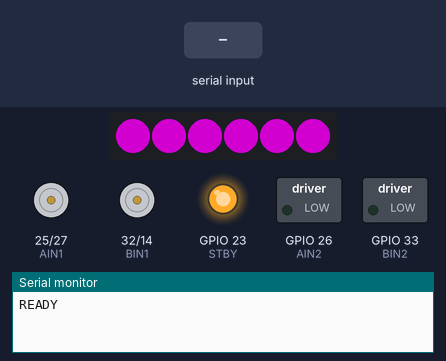
A sketch run on a simulated ESP32. Shown: 6 RGB LEDs in strip order, left to right, direction and speed pins drawn as motors (green arrow = direction pin HIGH = forward, orange = LOW = backward, longer = more drive, stopped while the standby pin is LOW), switched loads named in the sketch (green lamp = pin HIGH), output pins drawn as LEDs (lit = HIGH), the last lines printed to the serial monitor. The inputs (shaded band) are chosen by the test bench. Dim RGB values are drawn brighter than linear.

Above: at 1.2 s.
1.3 s: "EMO:90\n" received over Serial
At 2.0 s:
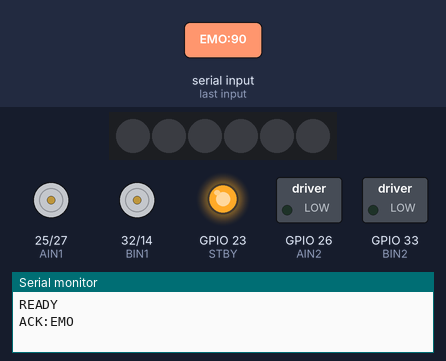
2.8 s: "SPIN:90\n" received over Serial
At 4.0 s:
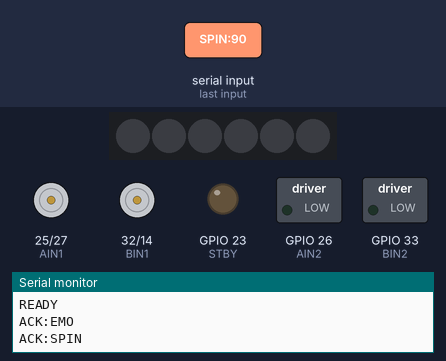
Timing chart, 0 to 5.8 s (numbered marks = the images above; inputs shaded):
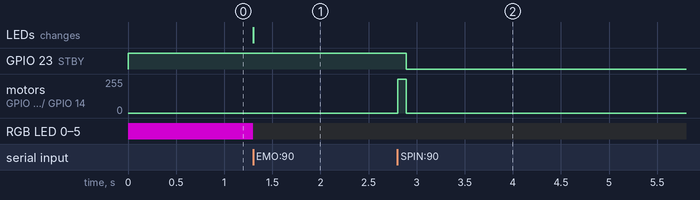

Measured:
- after the input at 1.3 s, RGB LED 0–5: RGB(120, 0, 120) → off at once; the LEDs: change at once (image 1)
- after the input at 2.8 s, GPIO 23 (STBY): HIGH → LOW after 0.09 s; motor on GPIO 25 (AIN1) / GPIO 27 (PWMA), motor on GPIO 32 (BIN1) / GPIO 14 (PWMB): stopped → forward 255/255 at once, → stopped 0.09 s later

The sketch:

esp32.ino
```cpp
#include <Adafruit_NeoPixel.h>

// ---- Pins (your wiring)
const int STBY = 23;
const int AIN1 = 25, AIN2 = 26, PWMA = 27;   // Left/M1
const int BIN1 = 32, BIN2 = 33, PWMB = 14;   // Right/M2
const int LED_PIN = 18;
const int NUM_LEDS = 6;

// ---- LED strip
Adafruit_NeoPixel strip(NUM_LEDS, LED_PIN, NEO_GRB + NEO_KHZ800);

// ---- PWM for TB6612 (quiet)
const int PWM_FREQ = 20000;   // 20 kHz
const int PWM_RES  = 8;       // 0..255
const int CH_LEFT  = 0;
const int CH_RIGHT = 1;

void setEmotion(const String& e) {
  uint32_t c = strip.Color(0,0,0);
  if (e=="HAPPY")      c = strip.Color(0,150,40);
  else if (e=="EXCITED") c = strip.Color(255,40,0);
  else if (e=="SLEEPY")  c = strip.Color(0,0,80);
  else if (e=="CONFUSED")c = strip.Color(120,0,120);
  for (int i=0;i<NUM_LEDS;i++) strip.setPixelColor(i,c);
  strip.show();
}

void motorsStandby(bool en) { digitalWrite(STBY, en ? HIGH : LOW); }

void setMotorLR(int left, int right) {
  left  = constrain(left,  -255, 255);
  right = constrain(right, -255, 255);

  if (left >= 0) { digitalWrite(AIN1, HIGH); digitalWrite(AIN2, LOW); }
  else           { digitalWrite(AIN1, LOW);  digitalWrite(AIN2, HIGH); }

  if (right >= 0){ digitalWrite(BIN1, HIGH); digitalWrite(BIN2, LOW); }
  else           { digitalWrite(BIN1, LOW);  digitalWrite(BIN2, HIGH); }

  ledcWrite(CH_LEFT,  abs(left));
  ledcWrite(CH_RIGHT, abs(right));
  motorsStandby( (abs(left)+abs(right)) > 0 );
}

void allStop() { setMotorLR(0,0); }

// MOVE:<dir>:<speed>:<ms>  dir=F,B,L,R,S  speed=0..255
void cmdMOVE(const String& line) {
  int p1=line.indexOf(':'), p2=line.indexOf(':', p1+1), p3=line.indexOf(':', p2+1);
  if (p1<0||p2<0||p3<0) { Serial.println("ERR:MOVE format"); return; }
  String dir=line.substring(p1+1,p2);
  int speed=line.substring(p2+1,p3).toInt();
  int ms=line.substring(p3+1).toInt();
  speed = constrain(speed,0,255);

  int L=0,R=0;
  if (dir=="F")      { L= speed; R= speed; }
  else if (dir=="B") { L=-speed; R=-speed; }
  else if (dir=="L") { L=-speed; R= speed; }
  else if (dir=="R") { L= speed; R=-speed; }
  else if (dir=="S") { L=0; R=0; }
  else { Serial.println("ERR:MOVE dir"); return; }

  setMotorLR(L,R);
  if (ms>0) { delay(ms); allStop(); }
  Serial.println("ACK:MOVE");
}

void cmdSPIN(const String& line) {
  int p=line.indexOf(':');
  int ms = (p>0) ? line.substring(p+1).toInt() : 500;
  setMotorLR(255,255);
  delay(ms);
  allStop();
  Serial.println("ACK:SPIN");
}

void cmdEMO(const String& line) {
  String e = line.substring(4); e.trim();
  setEmotion(e);
  Serial.println("ACK:EMO");
}

void setup() {
  Serial.begin(115200);

  pinMode(STBY, OUTPUT);
  pinMode(AIN1, OUTPUT); pinMode(AIN2, OUTPUT);
  pinMode(BIN1, OUTPUT); pinMode(BIN2, OUTPUT);

  ledcSetup(CH_LEFT,  PWM_FREQ, PWM_RES);
  ledcSetup(CH_RIGHT, PWM_FREQ, PWM_RES);
  ledcAttachPin(PWMA, CH_LEFT);
  ledcAttachPin(PWMB, CH_RIGHT);

  strip.begin(); strip.show();
  setEmotion("CONFUSED");
  allStop();
  motorsStandby(true);

  Serial.println("READY");
}

void loop() {
  static String line;
  while (Serial.available()) {
    char ch=Serial.read();
    if (ch=='\n' || ch=='\r') {
      line.trim();
      if (line.length()) {
        if      (line.startsWith("EMO:"))  cmdEMO(line);
        else if (line.startsWith("SPIN:")) cmdSPIN(line);
        else if (line.startsWith("MOVE:")) cmdMOVE(line);
        else Serial.println("ERR:UNKNOWN");
      }
      line="";
    } else {
      line += ch;
      if (line.length()>160) line=""; // flood guard
    }
  }
}
```
